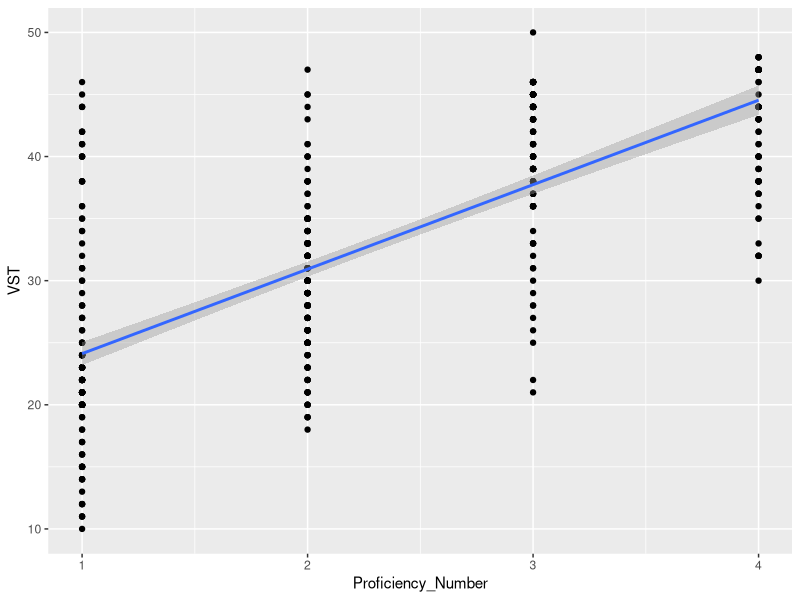
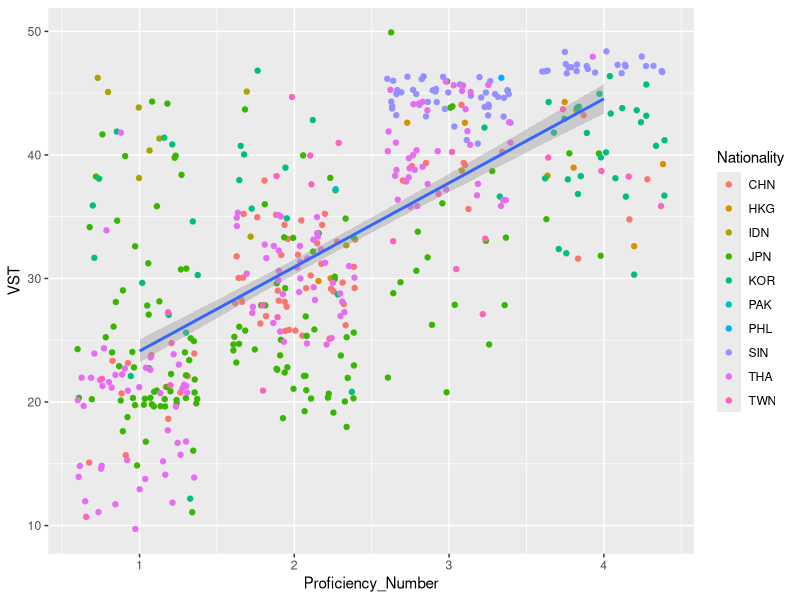
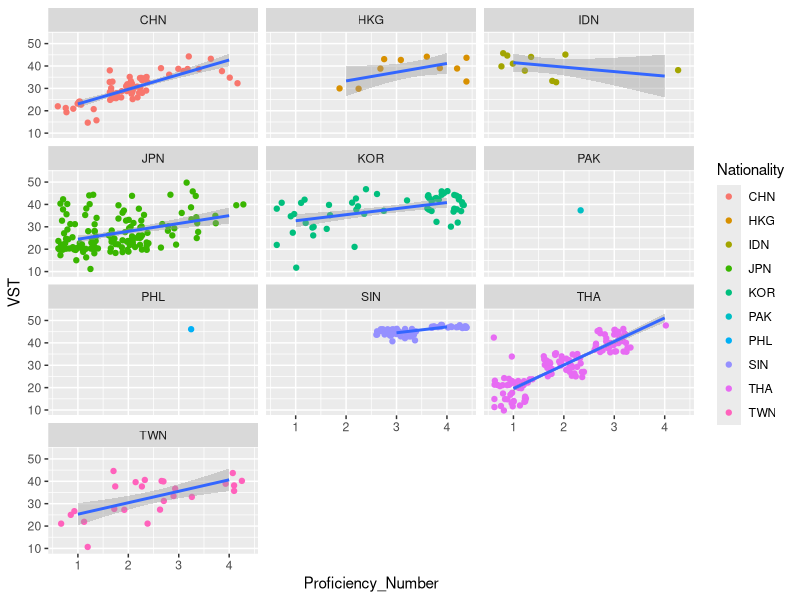
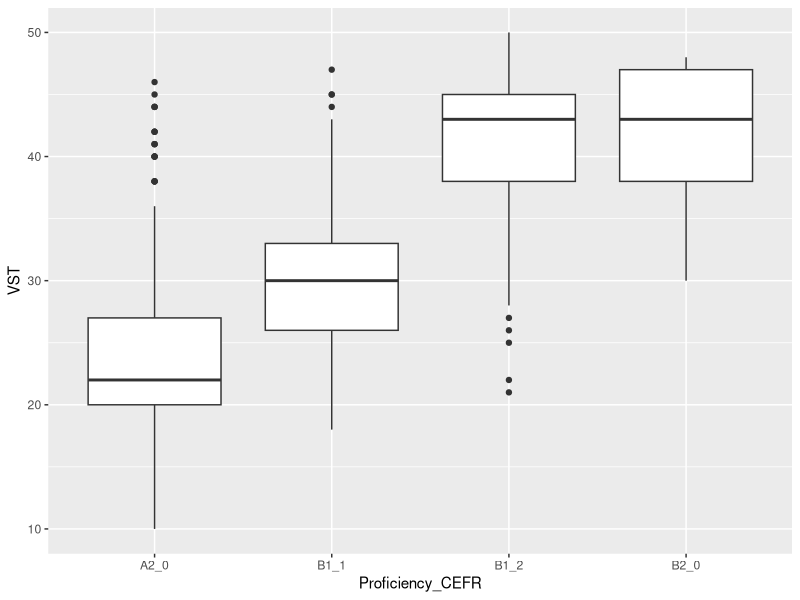
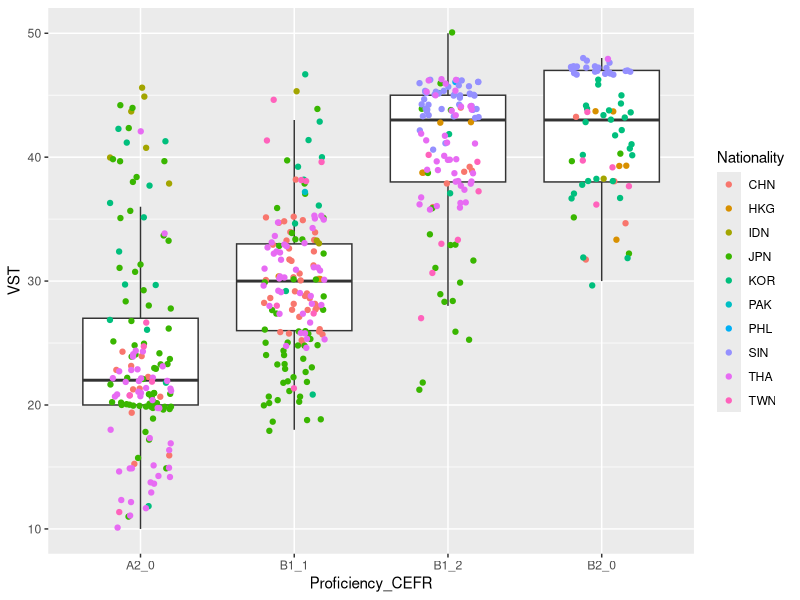
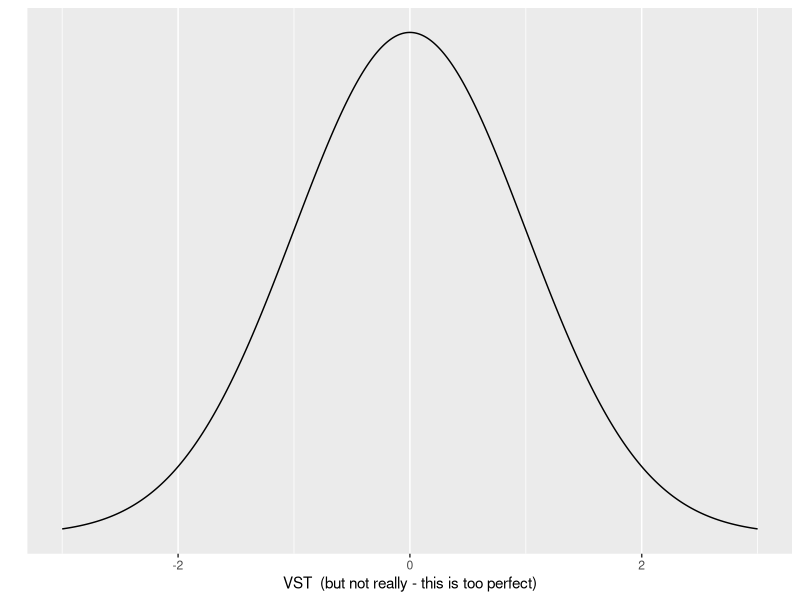
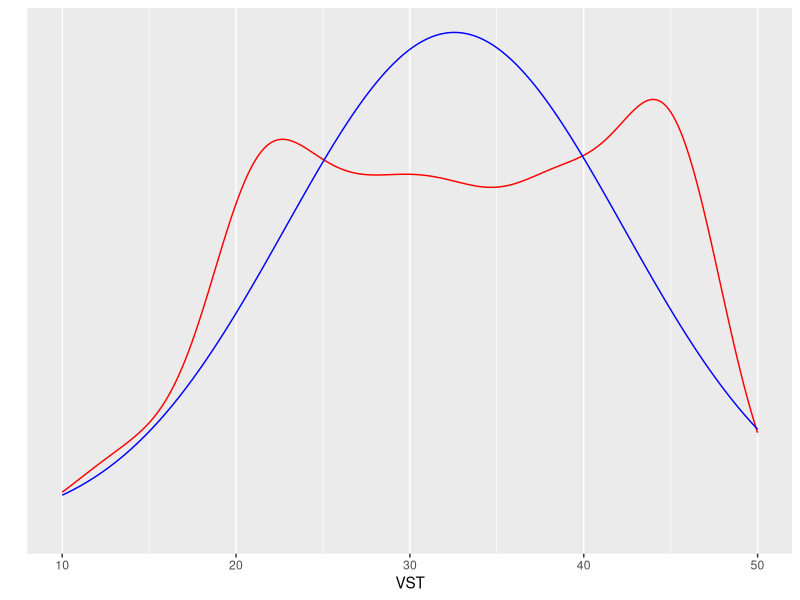
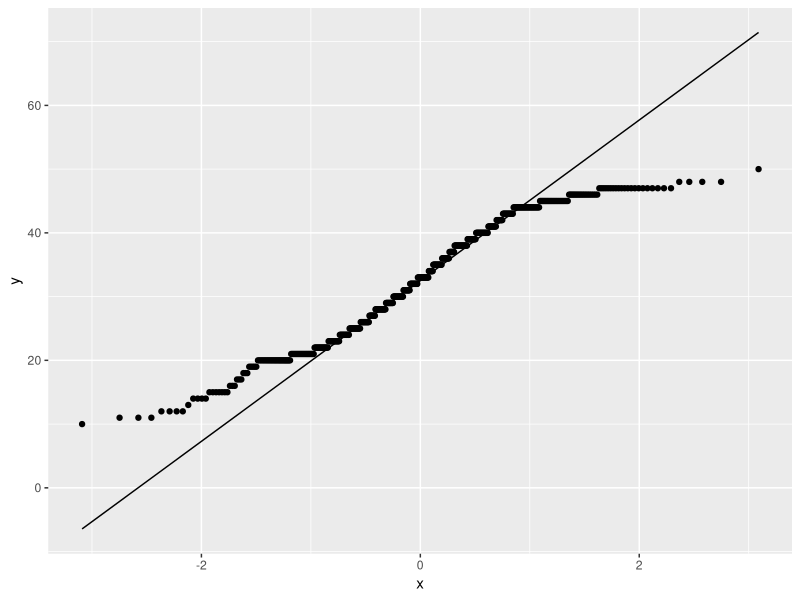

The R script that drew these images, in order:
## ---- chunk 1
knitr::opts_chunk$set(echo = TRUE)
## ---- chunk 2
fundata <- read.csv("data/ICNALE_500_simple.csv", header = TRUE) #this presumes that the .csv file is in a subfolder entitled "data"
summary(fundata)
## ---- chunk 3
library(ggplot2)
## ---- chunk 4
ggplot(data = fundata) + #this line indicates my dataset
  geom_point(mapping = aes(x = Proficiency_Number, y = VST)) + #this line sets the x and y axis
  geom_smooth(mapping = aes(x = Proficiency_Number, y = VST), method = lm)
## ---- chunk 5
ggplot(data = fundata) + #this line indicates my dataset
  geom_jitter(mapping = aes(x = Proficiency_Number, y = VST, color = Nationality)) + #this line sets the x and y axis
  geom_smooth(mapping = aes(x = Proficiency_Number, y = VST), method = lm)
## ---- chunk 6
ggplot(data = fundata) + #this line indicates my dataset
  geom_jitter(mapping = aes(x = Proficiency_Number, y = VST, color = Nationality)) + #this line sets the x and y axis
  geom_smooth(mapping = aes(x = Proficiency_Number, y = VST), method = lm) +
  facet_wrap(~ Nationality, ncol = 3)
## ---- chunk 7
ggplot(data = fundata) + 
  geom_boxplot(mapping = aes(x = Proficiency_CEFR, y = VST))
## ---- chunk 8
ggplot(data = fundata) + 
  geom_boxplot(mapping = aes(x = Proficiency_CEFR, y = VST), outlier.shape = NA) +
  geom_jitter(mapping = aes(x = Proficiency_CEFR, y = VST, color = Nationality), width = 0.2)
## ---- chunk 9
samplelist <- c(1,1,2,3,4,4,5,5,6,6,7,7,7)
## ---- chunk 10
mean(samplelist)
## ---- chunk 11
median(samplelist)
## ---- chunk 12
fundata <- read.csv("data/ICNALE_500_simple.csv", header = TRUE) #load data
cat("mean VST score:", mean(fundata$VST),"\n")  #mean VST score 
cat("median VST score:", median(fundata$VST),"\n")  #median VST score
cat("variance in VST score", var(fundata$VST), "\n") #variance in VST scores - by default this is the sample variance
cat("standard deviation of VST scores", sd(fundata$VST), "\n") #standard deviation of VST scores - by default this is the sample standard deviation
## ---- chunk 13
library(ggplot2)
#don't worry too much about this code - take a look at the plot
ggplot(data = data.frame(x = c(-3, 3)), aes(x)) +
  stat_function(fun = dnorm, n = 500, args = list(mean = 0, sd = 1)) + ylab("") + xlab("VST  (but not really - this is too perfect)") +
  scale_y_continuous(breaks = NULL)
## ---- chunk 14
#This code may be useful in the future, but don't worry about it too much right now.
ggplot(fundata, aes(x=VST)) + 
  geom_density(color = "red") +
  #geom_histogram(aes(y=..density..), color = "black", binwidth = 3) +
  stat_function(fun = dnorm, n = 500, args = list(mean = mean(fundata$VST), sd = sd(fundata$VST)), color = "blue") +
  ylab("") +
  xlab("VST") +
  scale_y_continuous(breaks = NULL)
## ---- chunk 15
#don't worry too much about this code for now
ggplot(fundata, (aes(sample=VST))) + #note that the sample is the variable we are examinining
  stat_qq() + #this adds the points
  stat_qq_line() #this adds the theoretical line
## ---- chunk 16
shapiro.test(fundata$VST)
## ---- chunk 17
#don't worry too much about this code - see the plot
library(dplyr)
library(ggplot2)
distr <- data.frame(x=seq(30, 50, length=300)) %>%
  mutate( density = dnorm(x, mean=40, sd=3))

ggplot(distr, aes(x=x, y=density)) +
  geom_line() +
  geom_area() +
  theme_bw()
## ---- chunk 18
#don't worry too much about this code - see the plot
distr <- data.frame(x=seq(30, 50, length=300)) %>%
  mutate(density = dnorm(x, mean=40, sd=3),
          group = ifelse(x<=34, 'Worse score than student A','Better score than student A'))

ggplot(distr, aes(x=x, y=density, fill=group)) +
  geom_line() +
  geom_area() +
  theme_bw()
## ---- chunk 19
#don't worry too much about this code
pnorm(34, mean = 40, sd = 3)
## ---- chunk 20
#don't worry too much about this code - see the plot
distr <- data.frame(x=seq(10, 65, length=10000)) %>%
  mutate( density = dnorm(x, mean=37.5, sd=3))

ggplot(distr, aes(x=x, y=density)) +
  geom_line() +
  geom_area() +
  theme_bw()
## ---- chunk 21
#don't worry too much about this code - see the plot
distr <- data.frame(x=seq(10, 65, length=10000)) %>%
  mutate(density = dnorm(x, mean=37.5, sd=3),
  group = ifelse(x<=40, 'Worse than our mean','Better score than our mean'))

ggplot(distr, aes(x=x, y=density, fill=group)) +
  geom_line() +
  geom_area() +
  theme_bw()
## ---- chunk 22
#don't worry too much about this code
pnorm(40, mean = 37.5, sd = 3)
## ---- chunk 23
#don't worry too much about this code
qnorm(.95, mean = 37.5, sd = 3)
## ---- chunk 24
#don't worry too much about this code - see the plot
distr <- data.frame(x=seq(30, 50, length=300)) %>%
  mutate( density = dnorm(x, mean=40, sd=3))

distr2 <- data.frame(x=seq(35, 55, length=300)) %>%
  mutate( density = dnorm(x, mean=45, sd=3))

ggplot(distr, aes(x=x, y=density)) +
  geom_line(color = "red") +
  #geom_area() +
  geom_line(distr2, mapping = aes(x=x, y=density), color = "blue") +

  theme_bw()
  
